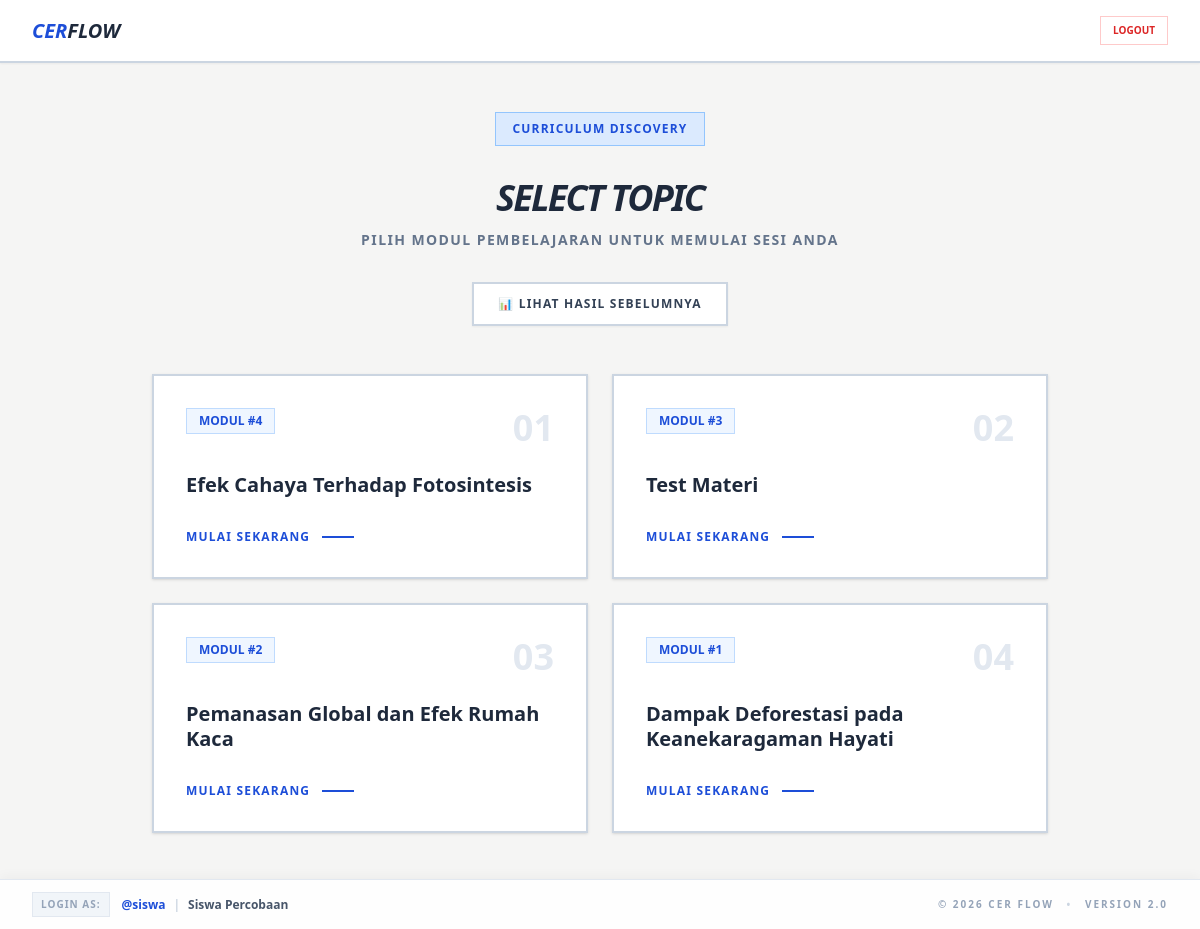
The page /siswa.php (signed in) on the database its author committed.
### tables this page shows
CREATE TABLE `cer_maps` (
  `id` int NOT NULL AUTO_INCREMENT,
  `title` varchar(100) NOT NULL,
  `allow_feedback` tinyint(1) NOT NULL DEFAULT '1',
  `reading_text` text,
  `allow_reading` tinyint(1) NOT NULL DEFAULT '1',
  `created_at` timestamp NOT NULL DEFAULT CURRENT_TIMESTAMP,
  PRIMARY KEY (`id`)
);

### app/Models/CERMap.php (called while the page is built, shortened)
<?php
class CERMap {
    private $conn;
    private $table_maps = "cer_maps";
    public function __construct($db) {
        $this->conn = $db;
    }
    public function getAll() {
        $query = "SELECT * FROM " . $this->table_maps . " ORDER BY id DESC";
        $stmt = $this->conn->prepare($query);
        $stmt->execute();
        return $stmt->fetchAll(PDO::FETCH_ASSOC);
    }
}
?>

### siswa.php (the view, shortened to what this page needs)
<?php
require_once 'app/Models/CERMap.php';
$database = new Database();
$db = $database->getConnection();
$cerMapModel = new CERMap($db);
$maps = $cerMapModel->getAll();
include 'partials/header.php';
include 'partials/navbar.php';
?>
<div id="view-selector" class="fixed inset-0 z-[40] bg-stone-100 p-12 pt-28 pb-24 overflow-y-auto">
    <div class="max-w-4xl mx-auto">
        <div class="text-center mb-12">
            <span class="text-xs font-black text-blue-700 bg-blue-100 px-4 py-2 uppercase tracking-widest mb-4 inline-block border border-blue-300">Curriculum Discovery</span>
            <h2 class="text-4xl font-black text-slate-800 uppercase italic tracking-tighter mt-4">Select Topic</h2>
            <p class="text-slate-500 text-sm font-bold uppercase tracking-widest mt-3 mb-8">Pilih modul pembelajaran untuk memulai sesi Anda</p>
            <a href="history.php" class="inline-flex items-center gap-2 bg-white border-2 border-slate-300 text-slate-700 px-6 py-3 text-xs font-black uppercase tracking-widest hover:bg-slate-50 hover:border-blue-600 hover:text-blue-700 transition-all shadow-sm">
                📊 Lihat Hasil Sebelumnya
            </a>
        </div>
        <div class="grid grid-cols-1 md:grid-cols-2 gap-6" id="map-grid">
            <?php foreach($maps as $index => $map): ?>
            <div onclick="startLearning(<?= $index ?>)" class="bg-white p-8 border-2 border-slate-300 hover:border-blue-600 cursor-pointer shadow hover:shadow-lg hover:-translate-y-1 transition-all group relative overflow-hidden">
                <div class="flex justify-between items-start mb-6">
                    <span class="text-xs font-black text-blue-700 bg-blue-50 px-3 py-1 border border-blue-200 uppercase">MODUL #<?= $map['id'] ?></span>
                    <span class="text-slate-200 group-hover:text-blue-100 transition-colors font-black text-4xl">0<?= $index + 1 ?></span>
                </div>
                <h4 class="font-black text-slate-800 text-xl group-hover:text-blue-700 leading-tight mb-8"><?= htmlspecialchars($map['title']) ?></h4>
                <div class="flex items-center gap-3 text-blue-700">
                    <span class="text-xs font-black uppercase tracking-widest">Mulai Sekarang</span>
                    <div class="w-8 h-[2px] bg-blue-700 transition-all group-hover:w-14"></div>
                </div>
            </div>
            <?php endforeach; ?>
        </div>
    </div>
</div>
<?php include 'partials/footer.php'; ?>

### siswa.php (style rules this page uses)
body { user-select: none; overflow: hidden; background: #f4f5f7; }

### partials/header.php (style rules this page uses)
* { border-radius: 0 !important; }
body { font-size: 14px; }

### rows shown on the page
cer_maps: id "4", title "Efek Cahaya Terhadap Fotosintesis"
cer_maps: id "3", title "Test Materi"
cer_maps: id "2", title "Pemanasan Global dan Efek Rumah Kaca"
cer_maps: id "1", title "Dampak Deforestasi pada Keanekaragaman Hayati"

### other values the page prints
$_SESSION['username'] "siswa"
$_SESSION['namalengkap'] "Siswa Percobaan"
